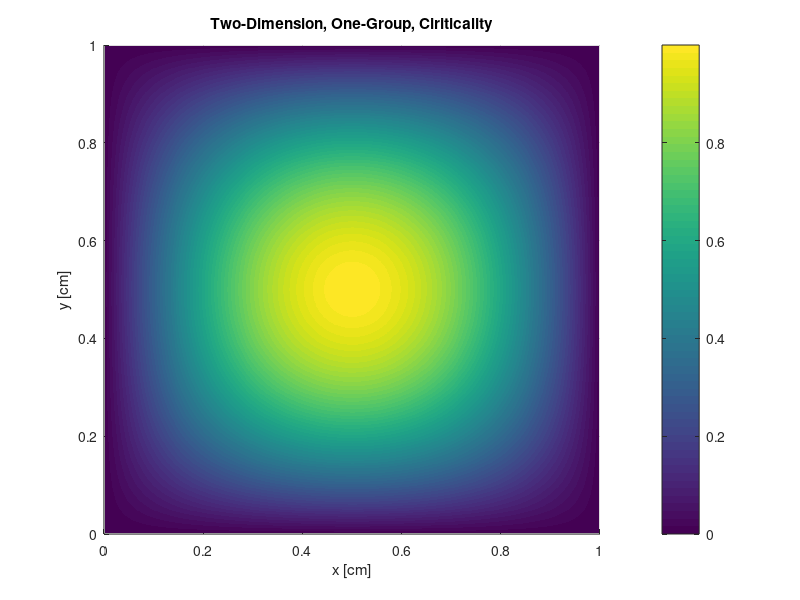

Reproduce this figure in MATLAB.
clear
close all

Lx = 1;
Ly = 1;
ntest = 1000;

qfixed = 1;
sigma_r = 1;
nusigma_f = 2;

fun = @(x,y)(sin((pi/Lx)*x)*sin((pi/Ly)*y));

xtest = linspace(0,Lx,ntest);
ytest = linspace(0,Ly,ntest);

val = zeros(length(xtest),length(ytest));
for i = 1:length(xtest)
    for j = 1:length(ytest)
        val(i,j) = fun(xtest(i),ytest(j));
    end
end

figure
surf(xtest,ytest,val,'EdgeColor','none')
view([0,90])
colormap(viridis)
colorbar
xlabel('x [cm]')
ylabel('y [cm]')
title('Two-Dimension, One-Group, Ciriticality')
